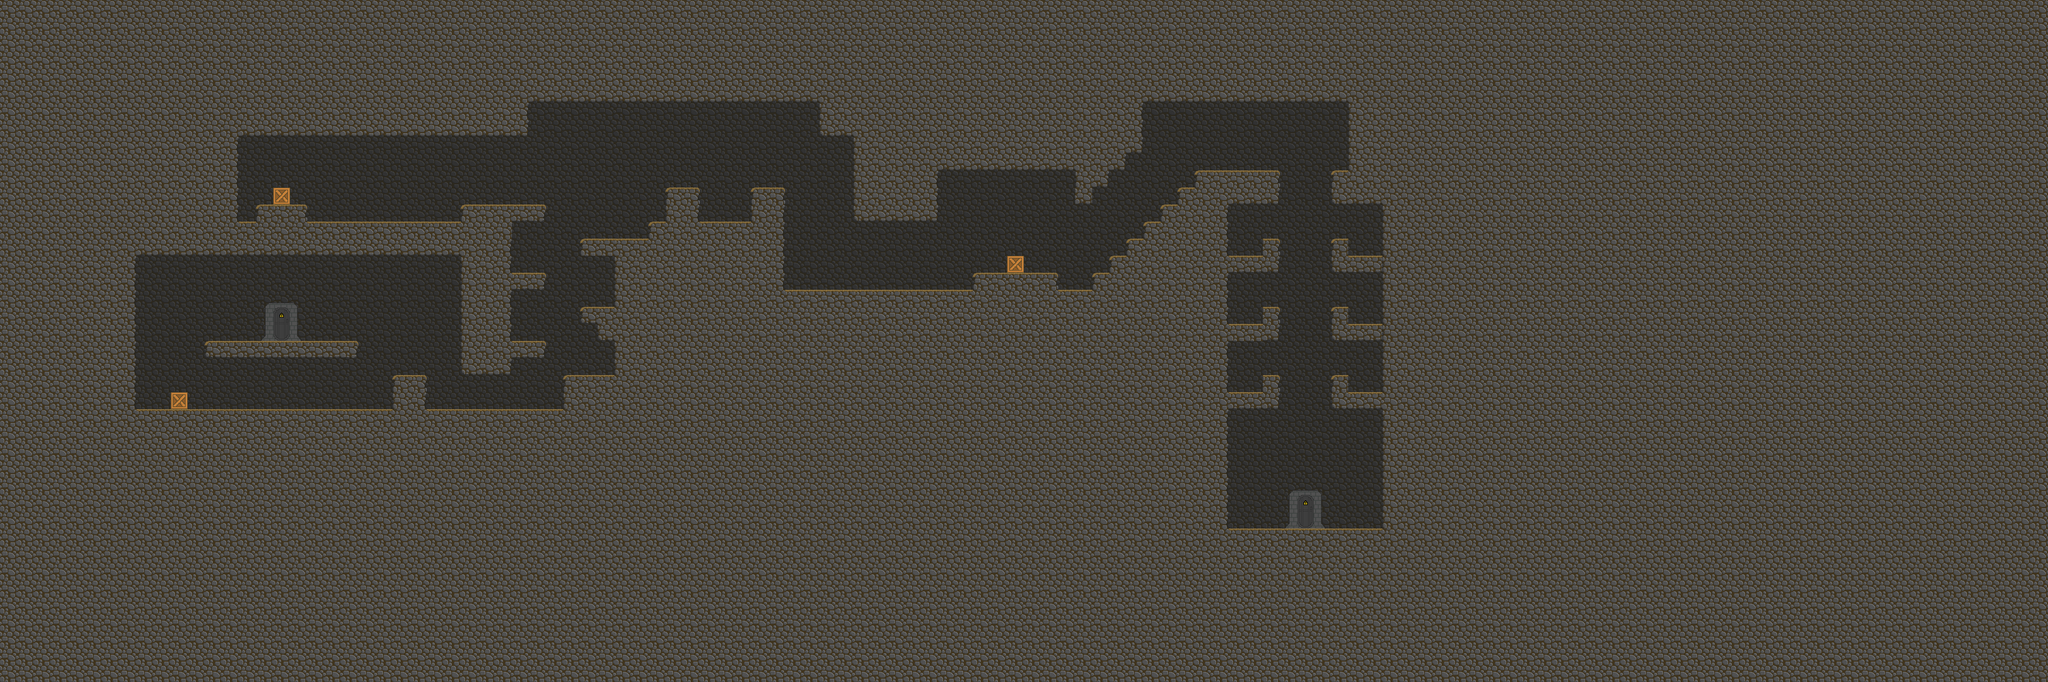

This game map was drawn from its Tiled (.tmx) file and the tilesets committed beside it. A one-line description and the trimmed map source follow:
An orthogonal 120x40 tile map with 32x32 px tiles, 3 tile layers (background, objects, forground) and 2 objects (2x door).

<map version="1.0" orientation="orthogonal" width="120" height="40" tilewidth="32" tileheight="32">
 <tileset firstgid="1" name="indoorterrain_tiles" tilewidth="32" tileheight="32">
  <image source="indoorterrain_tiles.png" width="192" height="160" />
  <terraintypes>
   <terrain name="New Terrain" tile="-1" />
  </terraintypes>
  <tile id="0">
   <properties>
    <property name="boundry" value="" />
   </properties>
  </tile>
  <tile id="1">
   <properties>
    <property name="boundry" value="" />
   </properties>
  </tile>
  <tile id="2">
   <properties>
    <property name="boundry" value="" />
   </properties>
  </tile>
  <tile id="6">
   <properties>
    <property name="boundry" value="" />
   </properties>
  </tile>
  <tile id="7">
   <properties>
    <property name="boundry" value="" />
   </properties>
  </tile>
  <tile id="8">
   <properties>
    <property name="boundry" value="" />
   </properties>
  </tile>
  <tile id="12">
   <properties>
    <property name="boundry" value="" />
   </properties>
  </tile>
  <tile id="13">
   <properties>
    <property name="boundry" value="" />
   </properties>
  </tile>
  <tile id="14">
   <properties>
    <property name="boundry" value="" />
   </properties>
  </tile>
  <tile id="18">
   <properties>
    <property name="boundry" value="" />
   </properties>
  </tile>
  <tile id="19">
   <properties>
    <property name="boundry" value="" />
   </properties>
  </tile>
  <tile id="20">
   <properties>
    <property name="boundry" value="" />
   </properties>
  </tile>
  <tile id="22">
   <properties>
    <property name="loot" value="" />
   </properties>
  </tile>
  <tile id="24">
   <properties>
    <property name="notboundry" value="" />
   </properties>
  </tile>
 </tileset>
 <layer name="background" width="120" height="40">
  <data>[4800 cells, 4800 non-empty, 1 distinct tile ids]</data>
 </layer>
 <layer name="objects" width="120" height="40">
  <data>[4800 cells, 12 non-empty, 10 distinct tile ids]</data>
 </layer>
 <layer name="forground" width="120" height="40">
  <data>[4800 cells, 4800 non-empty, 22 distinct tile ids]</data>
 </layer>
 <objectgroup name="doors" width="120" height="40">
  <object name="door0" type="door" x="496" y="570" width="61" height="69">
   <properties>
    <property name="tobunker" value="0" />
   </properties>
  </object>
  <object name="door1" type="door" x="1866" y="441" width="73" height="71">
   <properties>
    <property name="tobunker" value="2" />
   </properties>
  </object>
 </objectgroup>
</map>
